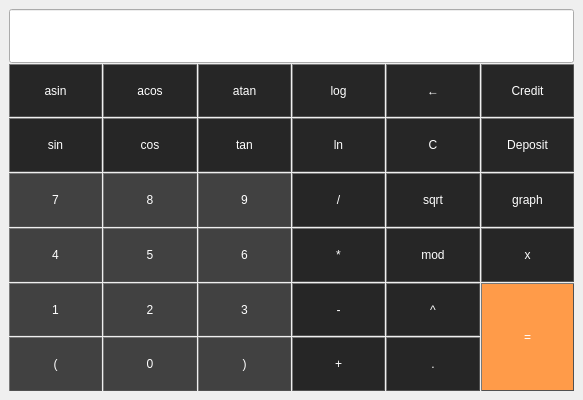
<?xml version="1.0" encoding="UTF-8"?>
<ui version="4.0">
 <class>MainWindow</class>
 <widget class="QMainWindow" name="MainWindow">
  <property name="windowModality">
   <enum>Qt::NonModal</enum>
  </property>
  <property name="geometry">
   <rect>
    <x>0</x>
    <y>0</y>
    <width>583</width>
    <height>400</height>
   </rect>
  </property>
  <property name="sizePolicy">
   <sizepolicy hsizetype="Minimum" vsizetype="Minimum">
    <horstretch>0</horstretch>
    <verstretch>0</verstretch>
   </sizepolicy>
  </property>
  <property name="minimumSize">
   <size>
    <width>583</width>
    <height>0</height>
   </size>
  </property>
  <property name="windowTitle">
   <string>MainWindow</string>
  </property>
  <property name="styleSheet">
   <string notr="true"/>
  </property>
  <widget class="QWidget" name="centralwidget">
   <property name="enabled">
    <bool>true</bool>
   </property>
   <property name="sizePolicy">
    <sizepolicy hsizetype="Minimum" vsizetype="Minimum">
     <horstretch>0</horstretch>
     <verstretch>0</verstretch>
    </sizepolicy>
   </property>
   <layout class="QGridLayout" name="gridLayout">
    <item row="0" column="0">
     <layout class="QGridLayout" name="gridLayout_2">
      <property name="spacing">
       <number>1</number>
      </property>
      <item row="1" column="3">
       <widget class="QPushButton" name="button_log">
        <property name="sizePolicy">
         <sizepolicy hsizetype="MinimumExpanding" vsizetype="MinimumExpanding">
          <horstretch>0</horstretch>
          <verstretch>0</verstretch>
         </sizepolicy>
        </property>
        <property name="styleSheet">
         <string notr="true">QPushButton {
	border-style: outset;
	border-width: 1px;
	background-color: rgb(38, 38, 38);
	color: rgb(255, 255, 255);
	border-color: rgb(81, 81, 81);
}
 QPushButton:pressed {
     background-color: rgb(159, 159, 159);
     border-style: inset;
 }</string>
        </property>
        <property name="text">
         <string>log</string>
        </property>
       </widget>
      </item>
      <item row="2" column="0">
       <widget class="QPushButton" name="button_sin">
        <property name="sizePolicy">
         <sizepolicy hsizetype="MinimumExpanding" vsizetype="MinimumExpanding">
          <horstretch>0</horstretch>
          <verstretch>0</verstretch>
         </sizepolicy>
        </property>
        <property name="styleSheet">
         <string notr="true">QPushButton {
	border-style: outset;
	border-width: 1px;
	background-color: rgb(38, 38, 38);
	color: rgb(255, 255, 255);
	border-color: rgb(81, 81, 81);
}
 QPushButton:pressed {
     background-color: rgb(159, 159, 159);
     border-style: inset;
 }</string>
        </property>
        <property name="text">
         <string>sin</string>
        </property>
       </widget>
      </item>
      <item row="2" column="2">
       <widget class="QPushButton" name="button_tan">
        <property name="sizePolicy">
         <sizepolicy hsizetype="MinimumExpanding" vsizetype="MinimumExpanding">
          <horstretch>0</horstretch>
          <verstretch>0</verstretch>
         </sizepolicy>
        </property>
        <property name="styleSheet">
         <string notr="true">QPushButton {
	border-style: outset;
	border-width: 1px;
	background-color: rgb(38, 38, 38);
	color: rgb(255, 255, 255);
	border-color: rgb(81, 81, 81);
}
 QPushButton:pressed {
     background-color: rgb(159, 159, 159);
     border-style: inset;
 }</string>
        </property>
        <property name="text">
         <string>tan</string>
        </property>
       </widget>
      </item>
      <item row="1" column="4">
       <widget class="QPushButton" name="button_clear">
        <property name="sizePolicy">
         <sizepolicy hsizetype="MinimumExpanding" vsizetype="MinimumExpanding">
          <horstretch>0</horstretch>
          <verstretch>0</verstretch>
         </sizepolicy>
        </property>
        <property name="styleSheet">
         <string notr="true">QPushButton {
	border-style: outset;
	border-width: 1px;
	background-color: rgb(38, 38, 38);
	color: rgb(255, 255, 255);
	border-color: rgb(81, 81, 81);
}
 QPushButton:pressed {
     background-color: rgb(159, 159, 159);
     border-style: inset;
 }</string>
        </property>
        <property name="text">
         <string>←</string>
        </property>
       </widget>
      </item>
      <item row="4" column="3">
       <widget class="QPushButton" name="button_mul">
        <property name="sizePolicy">
         <sizepolicy hsizetype="MinimumExpanding" vsizetype="MinimumExpanding">
          <horstretch>0</horstretch>
          <verstretch>0</verstretch>
         </sizepolicy>
        </property>
        <property name="styleSheet">
         <string notr="true">QPushButton {
	border-style: outset;
	border-width: 1px;
	background-color: rgb(38, 38, 38);
	color: rgb(255, 255, 255);
	border-color: rgb(81, 81, 81);
}
 QPushButton:pressed {
     background-color: rgb(159, 159, 159);
     border-style: inset;
 }</string>
        </property>
        <property name="text">
         <string>*</string>
        </property>
       </widget>
      </item>
      <item row="4" column="5">
       <widget class="QPushButton" name="button_x">
        <property name="sizePolicy">
         <sizepolicy hsizetype="MinimumExpanding" vsizetype="MinimumExpanding">
          <horstretch>0</horstretch>
          <verstretch>0</verstretch>
         </sizepolicy>
        </property>
        <property name="styleSheet">
         <string notr="true">QPushButton {
	border-style: outset;
	border-width: 1px;
	background-color: rgb(38, 38, 38);
	color: rgb(255, 255, 255);
	border-color: rgb(81, 81, 81);
}
 QPushButton:pressed {
     background-color: rgb(159, 159, 159);
     border-style: inset;
 }</string>
        </property>
        <property name="text">
         <string>x</string>
        </property>
       </widget>
      </item>
      <item row="3" column="2">
       <widget class="QPushButton" name="button_9">
        <property name="sizePolicy">
         <sizepolicy hsizetype="MinimumExpanding" vsizetype="MinimumExpanding">
          <horstretch>0</horstretch>
          <verstretch>0</verstretch>
         </sizepolicy>
        </property>
        <property name="styleSheet">
         <string notr="true">QPushButton {
	border-style: outset;
	border-width: 1px;
	background-color: rgb(65, 65, 65);
	color: rgb(255, 255, 255);
	border-color: rgb(81, 81, 81);
}
 QPushButton:pressed {
     background-color: rgb(159, 159, 159);
     border-style: inset;
 }</string>
        </property>
        <property name="text">
         <string>9</string>
        </property>
       </widget>
      </item>
      <item row="6" column="3">
       <widget class="QPushButton" name="button_sum">
        <property name="sizePolicy">
         <sizepolicy hsizetype="MinimumExpanding" vsizetype="MinimumExpanding">
          <horstretch>0</horstretch>
          <verstretch>0</verstretch>
         </sizepolicy>
        </property>
        <property name="styleSheet">
         <string notr="true">QPushButton {
	border-style: outset;
	border-width: 1px;
	background-color: rgb(38, 38, 38);
	color: rgb(255, 255, 255);
	border-color: rgb(81, 81, 81);
}
 QPushButton:pressed {
     background-color: rgb(159, 159, 159);
     border-style: inset;
 }</string>
        </property>
        <property name="text">
         <string>+</string>
        </property>
       </widget>
      </item>
      <item row="4" column="4">
       <widget class="QPushButton" name="button_mod">
        <property name="sizePolicy">
         <sizepolicy hsizetype="MinimumExpanding" vsizetype="MinimumExpanding">
          <horstretch>0</horstretch>
          <verstretch>0</verstretch>
         </sizepolicy>
        </property>
        <property name="styleSheet">
         <string notr="true">QPushButton {
	border-style: outset;
	border-width: 1px;
	background-color: rgb(38, 38, 38);
	color: rgb(255, 255, 255);
	border-color: rgb(81, 81, 81);
}
 QPushButton:pressed {
     background-color: rgb(159, 159, 159);
     border-style: inset;
 }</string>
        </property>
        <property name="text">
         <string>mod</string>
        </property>
       </widget>
      </item>
      <item row="2" column="5">
       <widget class="QPushButton" name="button_deposit">
        <property name="sizePolicy">
         <sizepolicy hsizetype="MinimumExpanding" vsizetype="MinimumExpanding">
          <horstretch>0</horstretch>
          <verstretch>0</verstretch>
         </sizepolicy>
        </property>
        <property name="styleSheet">
         <string notr="true">QPushButton {
	border-style: outset;
	border-width: 1px;
	background-color: rgb(38, 38, 38);
	color: rgb(255, 255, 255);
	border-color: rgb(81, 81, 81);
}
 QPushButton:pressed {
     background-color: rgb(159, 159, 159);
     border-style: inset;
 }</string>
        </property>
        <property name="text">
         <string>Deposit</string>
        </property>
       </widget>
      </item>
      <item row="2" column="1">
       <widget class="QPushButton" name="button_cos">
        <property name="sizePolicy">
         <sizepolicy hsizetype="MinimumExpanding" vsizetype="MinimumExpanding">
          <horstretch>0</horstretch>
          <verstretch>0</verstretch>
         </sizepolicy>
        </property>
        <property name="styleSheet">
         <string notr="true">QPushButton {
	border-style: outset;
	border-width: 1px;
	background-color: rgb(38, 38, 38);
	color: rgb(255, 255, 255);
	border-color: rgb(81, 81, 81);
}
 QPushButton:pressed {
     background-color: rgb(159, 159, 159);
     border-style: inset;
 }</string>
        </property>
        <property name="text">
         <string>cos</string>
        </property>
       </widget>
      </item>
      <item row="3" column="4">
       <widget class="QPushButton" name="button_sqrt">
        <property name="sizePolicy">
         <sizepolicy hsizetype="MinimumExpanding" vsizetype="MinimumExpanding">
          <horstretch>0</horstretch>
          <verstretch>0</verstretch>
         </sizepolicy>
        </property>
        <property name="styleSheet">
         <string notr="true">QPushButton {
	border-style: outset;
	border-width: 1px;
	background-color: rgb(38, 38, 38);
	color: rgb(255, 255, 255);
	border-color: rgb(81, 81, 81);
}
 QPushButton:pressed {
     background-color: rgb(159, 159, 159);
     border-style: inset;
 }</string>
        </property>
        <property name="text">
         <string>sqrt</string>
        </property>
       </widget>
      </item>
      <item row="5" column="2">
       <widget class="QPushButton" name="button_3">
        <property name="sizePolicy">
         <sizepolicy hsizetype="MinimumExpanding" vsizetype="MinimumExpanding">
          <horstretch>0</horstretch>
          <verstretch>0</verstretch>
         </sizepolicy>
        </property>
        <property name="styleSheet">
         <string notr="true">QPushButton {
	border-style: outset;
	border-width: 1px;
	background-color: rgb(65, 65, 65);
	color: rgb(255, 255, 255);
	border-color: rgb(81, 81, 81);
}
 QPushButton:pressed {
     background-color: rgb(159, 159, 159);
     border-style: inset;
 }</string>
        </property>
        <property name="text">
         <string>3</string>
        </property>
       </widget>
      </item>
      <item row="3" column="1">
       <widget class="QPushButton" name="button_8">
        <property name="sizePolicy">
         <sizepolicy hsizetype="MinimumExpanding" vsizetype="MinimumExpanding">
          <horstretch>0</horstretch>
          <verstretch>0</verstretch>
         </sizepolicy>
        </property>
        <property name="styleSheet">
         <string notr="true">QPushButton {
	border-style: outset;
	border-width: 1px;
	background-color: rgb(65, 65, 65);
	color: rgb(255, 255, 255);
	border-color: rgb(81, 81, 81);
}
 QPushButton:pressed {
     background-color: rgb(159, 159, 159);
     border-style: inset;
 }</string>
        </property>
        <property name="text">
         <string>8</string>
        </property>
       </widget>
      </item>
      <item row="1" column="0">
       <widget class="QPushButton" name="button_asin">
        <property name="enabled">
         <bool>true</bool>
        </property>
        <property name="sizePolicy">
         <sizepolicy hsizetype="MinimumExpanding" vsizetype="MinimumExpanding">
          <horstretch>0</horstretch>
          <verstretch>0</verstretch>
         </sizepolicy>
        </property>
        <property name="styleSheet">
         <string notr="true">QPushButton {
	border-style: outset;
	border-width: 1px;
	background-color: rgb(38, 38, 38);
	color: rgb(255, 255, 255);
	border-color: rgb(81, 81, 81);
}
 QPushButton:pressed {
     background-color: rgb(159, 159, 159);
     border-style: inset;
 }</string>
        </property>
        <property name="text">
         <string>asin</string>
        </property>
       </widget>
      </item>
      <item row="1" column="1">
       <widget class="QPushButton" name="button_acos">
        <property name="sizePolicy">
         <sizepolicy hsizetype="MinimumExpanding" vsizetype="MinimumExpanding">
          <horstretch>0</horstretch>
          <verstretch>0</verstretch>
         </sizepolicy>
        </property>
        <property name="styleSheet">
         <string notr="true">QPushButton {
	border-style: outset;
	border-width: 1px;
	background-color: rgb(38, 38, 38);
	color: rgb(255, 255, 255);
	border-color: rgb(81, 81, 81);
}
 QPushButton:pressed {
     background-color: rgb(159, 159, 159);
     border-style: inset;
 }</string>
        </property>
        <property name="text">
         <string>acos</string>
        </property>
       </widget>
      </item>
      <item row="2" column="4">
       <widget class="QPushButton" name="button_reset">
        <property name="sizePolicy">
         <sizepolicy hsizetype="MinimumExpanding" vsizetype="MinimumExpanding">
          <horstretch>0</horstretch>
          <verstretch>0</verstretch>
         </sizepolicy>
        </property>
        <property name="styleSheet">
         <string notr="true">QPushButton {
	border-style: outset;
	border-width: 1px;
	background-color: rgb(38, 38, 38);
	color: rgb(255, 255, 255);
	border-color: rgb(81, 81, 81);
}
 QPushButton:pressed {
     background-color: rgb(159, 159, 159);
     border-style: inset;
 }</string>
        </property>
        <property name="text">
         <string>C</string>
        </property>
       </widget>
      </item>
      <item row="5" column="0">
       <widget class="QPushButton" name="button_1">
        <property name="sizePolicy">
         <sizepolicy hsizetype="Expanding" vsizetype="Expanding">
          <horstretch>0</horstretch>
          <verstretch>0</verstretch>
         </sizepolicy>
        </property>
        <property name="styleSheet">
         <string notr="true">QPushButton {
	border-style: outset;
	border-width: 1px;
	background-color: rgb(65, 65, 65);
	color: rgb(255, 255, 255);
	border-color: rgb(81, 81, 81);
}
 QPushButton:pressed {
     background-color: rgb(159, 159, 159);
     border-style: inset;
 }</string>
        </property>
        <property name="text">
         <string>1</string>
        </property>
       </widget>
      </item>
      <item row="6" column="1">
       <widget class="QPushButton" name="button_0">
        <property name="sizePolicy">
         <sizepolicy hsizetype="Expanding" vsizetype="Expanding">
          <horstretch>0</horstretch>
          <verstretch>0</verstretch>
         </sizepolicy>
        </property>
        <property name="styleSheet">
         <string notr="true">QPushButton {
	border-style: outset;
	border-width: 1px;
	background-color: rgb(65, 65, 65);
	color: rgb(255, 255, 255);
	border-color: rgb(81, 81, 81);
}
 QPushButton:pressed {
     background-color: rgb(159, 159, 159);
     border-style: inset;
 }</string>
        </property>
        <property name="text">
         <string>0</string>
        </property>
       </widget>
      </item>
      <item row="5" column="5" rowspan="2">
       <widget class="QPushButton" name="button_eq">
        <property name="sizePolicy">
         <sizepolicy hsizetype="MinimumExpanding" vsizetype="MinimumExpanding">
          <horstretch>0</horstretch>
          <verstretch>0</verstretch>
         </sizepolicy>
        </property>
        <property name="styleSheet">
         <string notr="true">background-color: rgb(255, 155, 73);
color: rgb(255, 255, 255);
border-color: rgb(81, 81, 81);

border-style: outset;
border-width: 1px;</string>
        </property>
        <property name="text">
         <string>=</string>
        </property>
       </widget>
      </item>
      <item row="0" column="0" colspan="6">
       <widget class="QLineEdit" name="result">
        <property name="sizePolicy">
         <sizepolicy hsizetype="MinimumExpanding" vsizetype="MinimumExpanding">
          <horstretch>0</horstretch>
          <verstretch>0</verstretch>
         </sizepolicy>
        </property>
        <property name="font">
         <font>
          <family>Arial</family>
          <pointsize>20</pointsize>
         </font>
        </property>
        <property name="alignment">
         <set>Qt::AlignRight|Qt::AlignTrailing|Qt::AlignVCenter</set>
        </property>
       </widget>
      </item>
      <item row="3" column="0">
       <widget class="QPushButton" name="button_7">
        <property name="sizePolicy">
         <sizepolicy hsizetype="MinimumExpanding" vsizetype="MinimumExpanding">
          <horstretch>0</horstretch>
          <verstretch>0</verstretch>
         </sizepolicy>
        </property>
        <property name="styleSheet">
         <string notr="true">QPushButton {
	border-style: outset;
	border-width: 1px;
	background-color: rgb(65, 65, 65);
	color: rgb(255, 255, 255);
	border-color: rgb(81, 81, 81);
}
 QPushButton:pressed {
     background-color: rgb(159, 159, 159);
     border-style: inset;
 }</string>
        </property>
        <property name="text">
         <string>7</string>
        </property>
       </widget>
      </item>
      <item row="4" column="0">
       <widget class="QPushButton" name="button_4">
        <property name="sizePolicy">
         <sizepolicy hsizetype="MinimumExpanding" vsizetype="MinimumExpanding">
          <horstretch>0</horstretch>
          <verstretch>0</verstretch>
         </sizepolicy>
        </property>
        <property name="styleSheet">
         <string notr="true">QPushButton {
	border-style: outset;
	border-width: 1px;
	background-color: rgb(65, 65, 65);
	color: rgb(255, 255, 255);
	border-color: rgb(81, 81, 81);
}
 QPushButton:pressed {
     background-color: rgb(159, 159, 159);
     border-style: inset;
 }</string>
        </property>
        <property name="text">
         <string>4</string>
        </property>
       </widget>
      </item>
      <item row="6" column="4">
       <widget class="QPushButton" name="button_dot">
        <property name="sizePolicy">
         <sizepolicy hsizetype="MinimumExpanding" vsizetype="MinimumExpanding">
          <horstretch>0</horstretch>
          <verstretch>0</verstretch>
         </sizepolicy>
        </property>
        <property name="styleSheet">
         <string notr="true">QPushButton {
	border-style: outset;
	border-width: 1px;
	background-color: rgb(38, 38, 38);
	color: rgb(255, 255, 255);
	border-color: rgb(81, 81, 81);
}
 QPushButton:pressed {
     background-color: rgb(159, 159, 159);
     border-style: inset;
 }</string>
        </property>
        <property name="text">
         <string>.</string>
        </property>
       </widget>
      </item>
      <item row="1" column="2">
       <widget class="QPushButton" name="button_atan">
        <property name="sizePolicy">
         <sizepolicy hsizetype="MinimumExpanding" vsizetype="MinimumExpanding">
          <horstretch>0</horstretch>
          <verstretch>0</verstretch>
         </sizepolicy>
        </property>
        <property name="styleSheet">
         <string notr="true">QPushButton {
	border-style: outset;
	border-width: 1px;
	background-color: rgb(38, 38, 38);
	color: rgb(255, 255, 255);
	border-color: rgb(81, 81, 81);
}
 QPushButton:pressed {
     background-color: rgb(159, 159, 159);
     border-style: inset;
 }</string>
        </property>
        <property name="text">
         <string>atan</string>
        </property>
       </widget>
      </item>
      <item row="3" column="5">
       <widget class="QPushButton" name="button_graph">
        <property name="sizePolicy">
         <sizepolicy hsizetype="MinimumExpanding" vsizetype="MinimumExpanding">
          <horstretch>0</horstretch>
          <verstretch>0</verstretch>
         </sizepolicy>
        </property>
        <property name="styleSheet">
         <string notr="true">QPushButton {
	border-style: outset;
	border-width: 1px;
	background-color: rgb(38, 38, 38);
	color: rgb(255, 255, 255);
	border-color: rgb(81, 81, 81);
}
 QPushButton:pressed {
     background-color: rgb(159, 159, 159);
     border-style: inset;
 }</string>
        </property>
        <property name="text">
         <string>graph</string>
        </property>
       </widget>
      </item>
      <item row="6" column="2">
       <widget class="QPushButton" name="button_cl_bracket">
        <property name="sizePolicy">
         <sizepolicy hsizetype="MinimumExpanding" vsizetype="MinimumExpanding">
          <horstretch>0</horstretch>
          <verstretch>0</verstretch>
         </sizepolicy>
        </property>
        <property name="styleSheet">
         <string notr="true">QPushButton {
	border-style: outset;
	border-width: 1px;
	background-color: rgb(65, 65, 65);
	color: rgb(255, 255, 255);
	border-color: rgb(81, 81, 81);
}
 QPushButton:pressed {
     background-color: rgb(159, 159, 159);
     border-style: inset;
 }</string>
        </property>
        <property name="text">
         <string>)</string>
        </property>
       </widget>
      </item>
      <item row="4" column="1">
       <widget class="QPushButton" name="button_5">
        <property name="sizePolicy">
         <sizepolicy hsizetype="MinimumExpanding" vsizetype="MinimumExpanding">
          <horstretch>0</horstretch>
          <verstretch>0</verstretch>
         </sizepolicy>
        </property>
        <property name="styleSheet">
         <string notr="true">QPushButton {
	border-style: outset;
	border-width: 1px;
	background-color: rgb(65, 65, 65);
	color: rgb(255, 255, 255);
	border-color: rgb(81, 81, 81);
}
 QPushButton:pressed {
     background-color: rgb(159, 159, 159);
     border-style: inset;
 }</string>
        </property>
        <property name="text">
         <string>5</string>
        </property>
       </widget>
      </item>
      <item row="5" column="3">
       <widget class="QPushButton" name="button_sub">
        <property name="sizePolicy">
         <sizepolicy hsizetype="MinimumExpanding" vsizetype="MinimumExpanding">
          <horstretch>0</horstretch>
          <verstretch>0</verstretch>
         </sizepolicy>
        </property>
        <property name="styleSheet">
         <string notr="true">QPushButton {
	border-style: outset;
	border-width: 1px;
	background-color: rgb(38, 38, 38);
	color: rgb(255, 255, 255);
	border-color: rgb(81, 81, 81);
}
 QPushButton:pressed {
     background-color: rgb(159, 159, 159);
     border-style: inset;
 }</string>
        </property>
        <property name="text">
         <string>-</string>
        </property>
       </widget>
      </item>
      <item row="5" column="4">
       <widget class="QPushButton" name="button_pow">
        <property name="sizePolicy">
         <sizepolicy hsizetype="MinimumExpanding" vsizetype="MinimumExpanding">
          <horstretch>0</horstretch>
          <verstretch>0</verstretch>
         </sizepolicy>
        </property>
        <property name="styleSheet">
         <string notr="true">QPushButton {
	border-style: outset;
	border-width: 1px;
	background-color: rgb(38, 38, 38);
	color: rgb(255, 255, 255);
	border-color: rgb(81, 81, 81);
}
 QPushButton:pressed {
     background-color: rgb(159, 159, 159);
     border-style: inset;
 }</string>
        </property>
        <property name="text">
         <string>^</string>
        </property>
       </widget>
      </item>
      <item row="2" column="3">
       <widget class="QPushButton" name="button_ln">
        <property name="sizePolicy">
         <sizepolicy hsizetype="MinimumExpanding" vsizetype="MinimumExpanding">
          <horstretch>0</horstretch>
          <verstretch>0</verstretch>
         </sizepolicy>
        </property>
        <property name="styleSheet">
         <string notr="true">QPushButton {
	border-style: outset;
	border-width: 1px;
	background-color: rgb(38, 38, 38);
	color: rgb(255, 255, 255);
	border-color: rgb(81, 81, 81);
}
 QPushButton:pressed {
     background-color: rgb(159, 159, 159);
     border-style: inset;
 }</string>
        </property>
        <property name="text">
         <string>ln</string>
        </property>
       </widget>
      </item>
      <item row="4" column="2">
       <widget class="QPushButton" name="button_6">
        <property name="enabled">
         <bool>true</bool>
        </property>
        <property name="sizePolicy">
         <sizepolicy hsizetype="MinimumExpanding" vsizetype="MinimumExpanding">
          <horstretch>0</horstretch>
          <verstretch>0</verstretch>
         </sizepolicy>
        </property>
        <property name="styleSheet">
         <string notr="true">QPushButton {
	border-style: outset;
	border-width: 1px;
	background-color: rgb(65, 65, 65);
	color: rgb(255, 255, 255);
	border-color: rgb(81, 81, 81);
}
 QPushButton:pressed {
     background-color: rgb(159, 159, 159);
     border-style: inset;
 }</string>
        </property>
        <property name="text">
         <string>6</string>
        </property>
       </widget>
      </item>
      <item row="6" column="0">
       <widget class="QPushButton" name="button_op_bracket">
        <property name="sizePolicy">
         <sizepolicy hsizetype="Expanding" vsizetype="Expanding">
          <horstretch>0</horstretch>
          <verstretch>0</verstretch>
         </sizepolicy>
        </property>
        <property name="styleSheet">
         <string notr="true">QPushButton {
	border-style: outset;
	border-width: 1px;
	background-color: rgb(65, 65, 65);
	color: rgb(255, 255, 255);
	border-color: rgb(81, 81, 81);
}
 QPushButton:pressed {
     background-color: rgb(159, 159, 159);
     border-style: inset;
 }</string>
        </property>
        <property name="text">
         <string>(</string>
        </property>
       </widget>
      </item>
      <item row="3" column="3">
       <widget class="QPushButton" name="button_div">
        <property name="sizePolicy">
         <sizepolicy hsizetype="MinimumExpanding" vsizetype="MinimumExpanding">
          <horstretch>0</horstretch>
          <verstretch>0</verstretch>
         </sizepolicy>
        </property>
        <property name="styleSheet">
         <string notr="true">QPushButton {
	border-style: outset;
	border-width: 1px;
	background-color: rgb(38, 38, 38);
	color: rgb(255, 255, 255);
	border-color: rgb(81, 81, 81);
}
 QPushButton:pressed {
     background-color: rgb(159, 159, 159);
     border-style: inset;
 }</string>
        </property>
        <property name="text">
         <string>/</string>
        </property>
       </widget>
      </item>
      <item row="5" column="1">
       <widget class="QPushButton" name="button_2">
        <property name="sizePolicy">
         <sizepolicy hsizetype="Expanding" vsizetype="Expanding">
          <horstretch>0</horstretch>
          <verstretch>0</verstretch>
         </sizepolicy>
        </property>
        <property name="styleSheet">
         <string notr="true">QPushButton {
	border-style: outset;
	border-width: 1px;
	background-color: rgb(65, 65, 65);
	color: rgb(255, 255, 255);
	border-color: rgb(81, 81, 81);
}
 QPushButton:pressed {
     background-color: rgb(159, 159, 159);
     border-style: inset;
 }</string>
        </property>
        <property name="text">
         <string>2</string>
        </property>
       </widget>
      </item>
      <item row="1" column="5">
       <widget class="QPushButton" name="button_credit">
        <property name="sizePolicy">
         <sizepolicy hsizetype="MinimumExpanding" vsizetype="MinimumExpanding">
          <horstretch>0</horstretch>
          <verstretch>0</verstretch>
         </sizepolicy>
        </property>
        <property name="styleSheet">
         <string notr="true">QPushButton {
	border-style: outset;
	border-width: 1px;
	background-color: rgb(38, 38, 38);
	color: rgb(255, 255, 255);
	border-color: rgb(81, 81, 81);
}
 QPushButton:pressed {
     background-color: rgb(159, 159, 159);
     border-style: inset;
 }</string>
        </property>
        <property name="text">
         <string>Credit</string>
        </property>
       </widget>
      </item>
     </layout>
    </item>
   </layout>
  </widget>
  <widget class="QMenuBar" name="menubar">
   <property name="geometry">
    <rect>
     <x>0</x>
     <y>0</y>
     <width>583</width>
     <height>24</height>
    </rect>
   </property>
   <property name="sizePolicy">
    <sizepolicy hsizetype="Minimum" vsizetype="Minimum">
     <horstretch>0</horstretch>
     <verstretch>0</verstretch>
    </sizepolicy>
   </property>
  </widget>
 </widget>
 <resources/>
 <connections/>
</ui>
